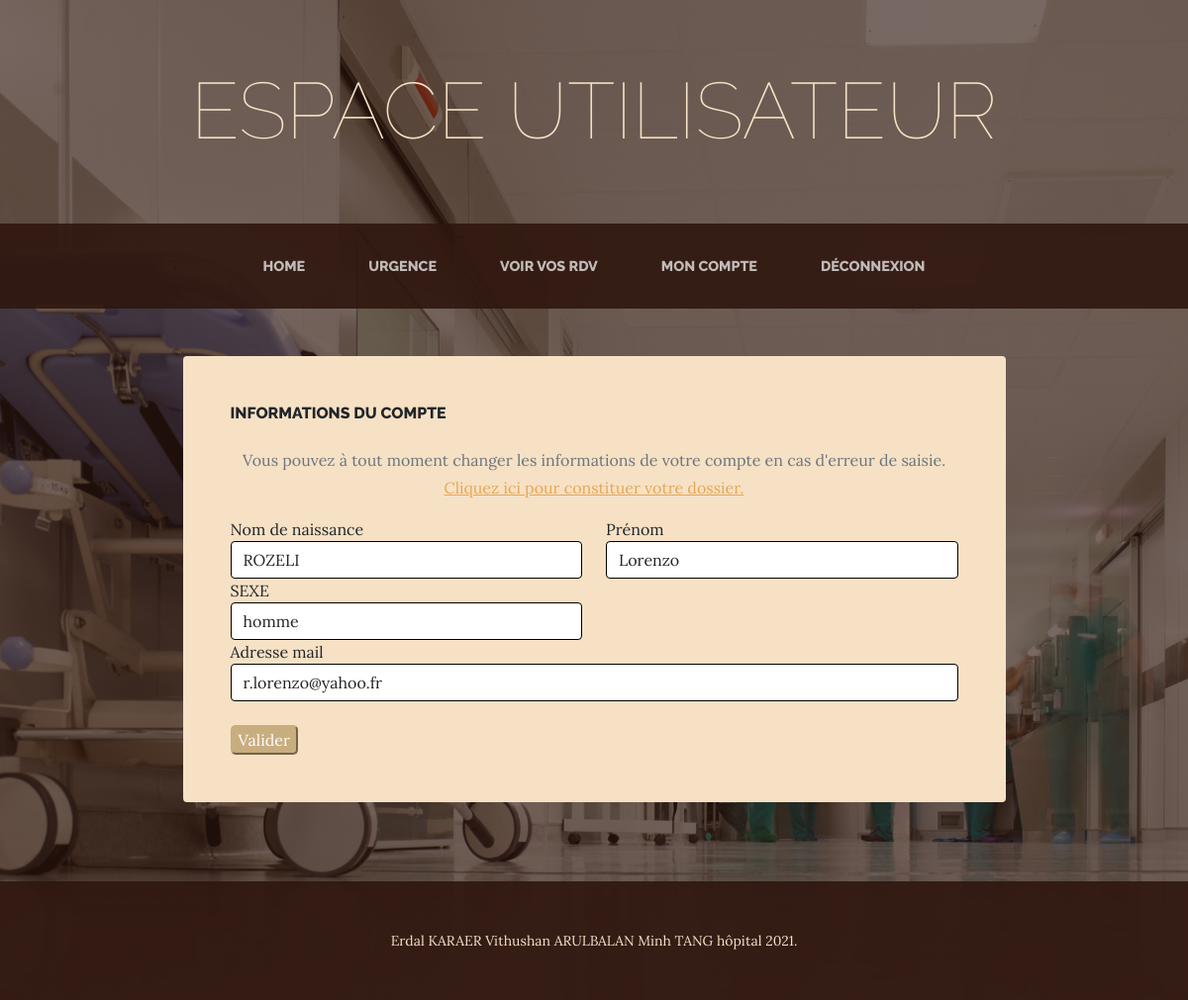
The page /forms/moncompte.php (signed in) on the database its author committed.
### tables this page shows
CREATE TABLE IF NOT EXISTS `utilisateur` (
  `id` int(10) UNSIGNED NOT NULL AUTO_INCREMENT,
  `nom` varchar(255) NOT NULL,
  `prenom` varchar(255) NOT NULL,
  `sexe` varchar(255) NOT NULL,
  `mail` varchar(255) NOT NULL,
  `mdp` varchar(255) NOT NULL,
  `statut` varchar(255) NOT NULL,
  PRIMARY KEY (`id`)
);

### back/manager/manager.php (called while the page is built, shortened)
<?php
class manager
{
  public function connexionBdd()
  {
    try {
      $db = new PDO('mysql:host='.$_ENV["bdd_host"].';dbname='.$_ENV["bdd_name"].';charset=utf8', $_ENV["bdd_user"], $_ENV["bdd_password"]);
    } catch (Exception $e) {
      die('Error:' . $e->getMessage());
    }
    return $db;
  }
  public function afficherInfoProfil($mail)
  {
    $sql = $this->connexionBdd()->prepare('SELECT * FROM utilisateur WHERE mail=:mail');
    $sql->execute(array(
        'mail' => $mail
    ));
    $result = $sql->fetch();
    return $result;
  }
}
?>

### forms/moncompte.php (the view, shortened to what this page needs)
<!DOCTYPE html>
<html lang="en">
    <head>
        <link href="/Projet_hopital/css/styles.css" rel="stylesheet" />
    </head>
    <body>
        <header>
            <h1 class="site-heading text-center text-faded d-none d-lg-block">
                <span class="site-heading-lower">Espace utilisateur</span>
            </h1>
        </header>
        <?php
        include '../include/header.php';
        $manager = new manager();
        $r = $manager->afficherInfoProfil($_SESSION['mail']);
        ?>
        <section class="page-section about-heading">
            <div class="container">
<br>
<br>
                <div class="about-heading-content">
                    <div class="row">
                        <div class="col-xl-9 col-lg-10 mx-auto">
                            <div class="bg-faded rounded p-5">
                                <h2 class="section-heading mb-4">
                                    <span class="section-heading-upper">Informations du compte</span>
                                </h2>
                                <p class="text-center text-muted">Vous pouvez à tout moment changer les informations de votre compte en cas d'erreur de saisie. <a href="/Projet_hopital/forms/dossierAdmission.php"/>Cliquez ici pour constituer votre dossier.</a></p>
                                <form action="../back/modifier.php" method="post">
                                  <div class="form-group row">
                                    <div class="col-md-6">
                                      <label for="">Nom de naissance</label>
                                      <input type="text" class="form-control" name="nom" value="<?php echo $r['nom']; ?>" required>
                                    </div>
                                    <div class="col-md-6">
                                      <label for="">Prénom</label>
                                      <input type="text" class="form-control" name="prenom" value="<?php echo $r['prenom']; ?>" required>
                                    </div>
                                      <div class="col-md-6">
                                          <label for="">SEXE</label>
                                          <input type="text" class="form-control" name="sexe" value="<?php echo $r['sexe']; ?>" required>
                                      </div>
                                    <div class="col-md-12">
                                      <label for="">Adresse mail</label>
                                      <input type="email" class="form-control" name="mail" value="<?php echo $r['mail']; ?>" required>
                                    </div>
                                      <div>
                                          <br>
                                          <button type="submit" class="btninsc">Valider</button>
                                      </div>
                                </form>
                            </div>
                        </div>
                    </div>
                </div>
            </div>
        </section>
         <?php
        include '../include/footer.php'; ?>
    </body>
</html>

### rows shown on the page
utilisateur: nom "ROZELI", prenom "Lorenzo", sexe "homme", mail "r.lorenzo@yahoo.fr"
